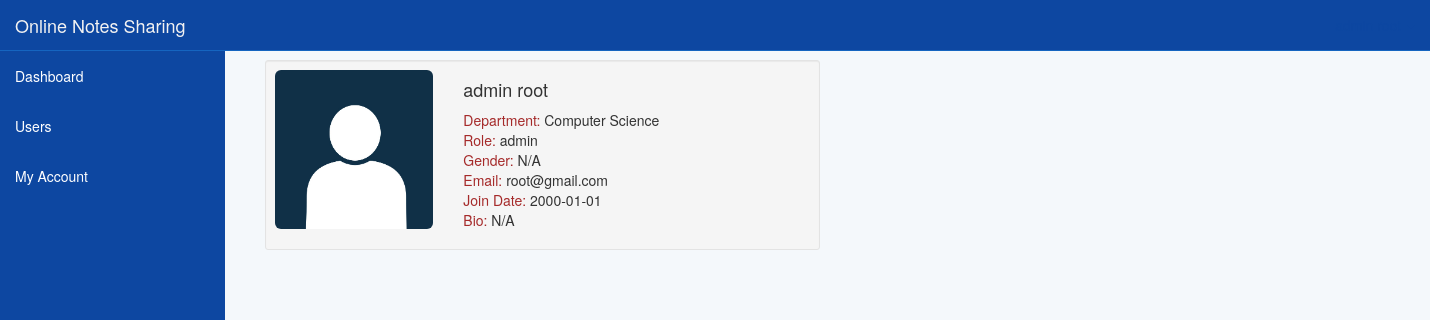
Screenshot of /dashboard/viewprofile.php?name=root (signed in) with the database file from the repository.
### tables this page shows
CREATE TABLE `users` (
  `id` int(11) NOT NULL,
  `username` varchar(225) NOT NULL,
  `name` varchar(225) NOT NULL,
  `about` varchar(300) NOT NULL DEFAULT 'N/A',
  `role` varchar(225) NOT NULL,
  `email` varchar(225) NOT NULL,
  `token` varchar(225) NOT NULL,
  `gender` varchar(225) NOT NULL,
  `password` varchar(225) NOT NULL,
  `course` varchar(225) NOT NULL,
  `image` varchar(225) NOT NULL DEFAULT 'profile.jpg',
  `joindate` varchar(225) NOT NULL
);

### dashboard/viewprofile.php (the view, shortened to what this page needs)
<?php
include ('includes/adminheader.php');
?>
<div id="wrapper">
       <?php include 'includes/adminnav.php';?>
        <div id="page-wrapper">
            <div class="container-fluid">
            <div class="row">
                    <div class="col-lg-8">
<?php
if (isset($_GET['name'])) {
    $user = mysqli_real_escape_string($conn , $_GET['name']);
    $query = "SELECT * FROM users WHERE username= '$user' ";
    $run_query = mysqli_query($conn, $query) or die(mysqli_error($conn)) ;
    if (mysqli_num_rows($run_query) > 0 ) {
    while ($row = mysqli_fetch_array($run_query)) {
	$name = $row['name'];
	$email = $row['email'];
	$course = $row['course'];
	$role = $row['role'];
	$bio = $row['about'];
	$image = $row['image'];
    $joindate = $row['joindate'];
    $gender = $row['gender'];
}
}
?>
<div class="container">
    <div class="row">
        <div class="col-xs-12 col-sm-6 col-md-6">
            <div class="well well-sm">
                <div class="row">
                    <div class="col-sm-6 col-md-4">
                        <img src="profilepics/<?php echo $image; ?>" size=300x500 alt="" class="img-rounded img-responsive" />
                    </div>
                    <div class="col-sm-6 col-md-8">
                        <h4>
                           <?php echo $name; ?></h4>
                        <p>
                            <font color= "brown" > Department: </font> <?php echo $course; ?>
                            <br/>
                            <font color= "brown" > Role: </font> <?php echo $role; ?>
                            <br/>
                            <font color= "brown" > Gender: </font> <?php echo $gender; ?>
                            <br/>
                            <font color="brown">  Email: </font> <?php echo $email; ?>
                            <br />
                            <font color="brown"> Join Date: </font> <?php echo $joindate; ?>
                            <br/>
                            <font color="brown" > Bio: </font> <?php echo $bio; ?>
                            </p>
                        </div>
                    </div>
                </div>
            </div>
        </div>
    </div>
</div>
</body>
</html>
<?php } else {
    header("location:index.php");
    } ?>

### dashboard/css/sb-admin.css (style rules this page uses)
body { margin-top: 100px; background-color: #f4f8fb !important; }
@media (min-width:768px) { body { margin-top: 50px; } }
#wrapper { padding-left: 0; }
#page-wrapper { width: 100%; padding: 0; background-color: #f4f8fb; }
@media (min-width:768px) { #wrapper { padding-left: 225px; } }
@media (min-width:768px) { #page-wrapper { padding: 10px; } }

### rows the page displays
users: image (placeholder picture), name "admin root", course "Computer Science", role "admin", gender "N/A", email "root@gmail.com", joindate "2000-01-01", about "N/A"
